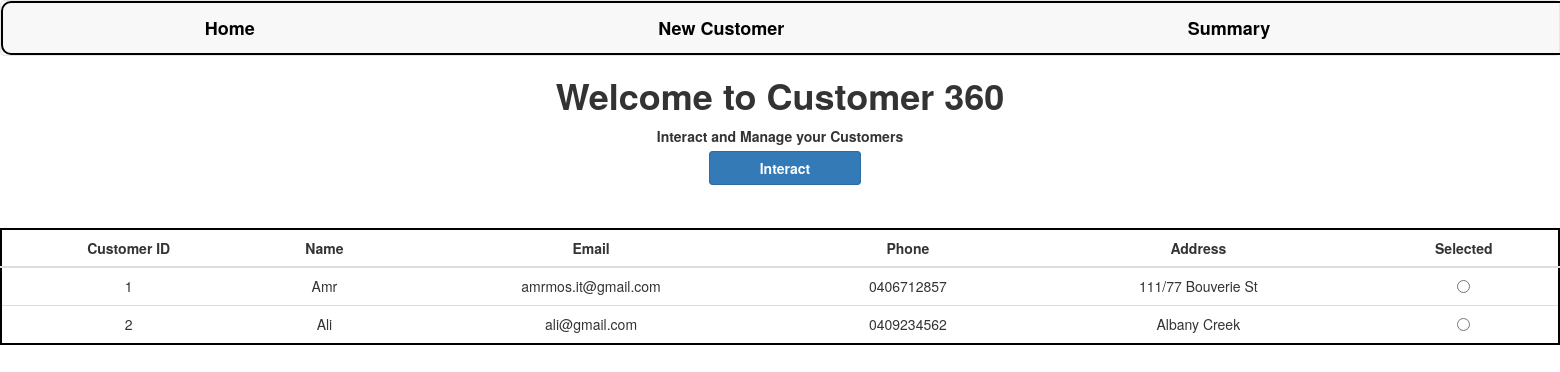
The page / on the database its author committed.
### customer360/models.py (models this page shows, shortened)
class Customer(models.Model):
    id = models.AutoField(primary_key = True)
    name = models.CharField(max_length=100)
    email = models.EmailField(max_length=100)
    phone = models.CharField(max_length=20)
    address = models.CharField(max_length=200)

### customer360/views.py (the view)
# urls.py: path('',views.index,name="index"),
def index(request):
    customers = Customer.objects.all()
    context = {"customers":customers}
    return render(request,"index.html",context=context)

### customer360/templates/index.html (shortened to what this page needs)
{% extends 'base.html' %}
{% load static %}
{% block content %}
<html>
    <head>
    </head>
    <body>
        <h1>Welcome to Customer 360</h1>
        <p>Interact and Manage your Customers</p>
        <a class="btn btn-primary" style="font-weight: bold; display: inline;" onclick="set_customer()">Interact</a>
        <table class="table">
            <thead>
                <tr>
                    <th>Customer ID</th>
                    <th>Name</th>
                    <th>Email</th>
                    <th>Phone</th>
                    <th>Address</th>
                    <th>Selected</th>
                </tr>
            </thead>
            <tbody>
                {% for customer in customers %}
                    <tr>
                        <td>{{customer.id}}</td>
                        <td>{{customer.name}}</td>
                        <td>{{customer.email}}</td>
                        <td>{{customer.phone}}</td>
                        <td>{{customer.address}}</td>
                        <td>
                            <input type="radio" name="selected_customers" value="{{ customer.id }}">
                        </td>
                    </tr>
                {% endfor %}
            </tbody>
        </table>
    </body>
</html>
{% endblock content %}

### customer360/templates/base.html (shortened to what this page needs)
{% load static %}
<!DOCTYPE html>
<html>
    <head>
        <link rel="stylesheet" href="https://maxcdn.bootstrapcdn.com/bootstrap/3.4.1/css/bootstrap.min.css">
        <link rel="stylesheet" href="{% static 'css/main.css' %}">
    </head>
    <body>
    <nav class="navbar navbar-default">
        <ul class="nav navbar-nav">
            <li>
                <a style="color:black;" href="/">Home</a>
            </li>
            <li>
                <a style="color:black;" href="/create">New Customer</a>
            </li>
            <li>
                <a style="color:black;" href="/summary">Summary</a>
            </li>
        </ul>
    </nav>
    {% block content %}
    {% endblock %}
    </body>
</html>

### static/css/main.css (style rules this page uses)
body { text-align: center; margin: auto; }
h1,p { font-weight: bold; }
table { margin: auto; border: 2px solid #000000; margin-top: 50px; border-radius: 15px; background-color: white; text-align: center; }
th { text-align: center; }
.nav { width: 200%; border: 2px solid black; border-radius: 10px; }
.nav li { margin-right: 6%; margin-left: 6%; font-size: large; font-weight: bold; }
.btn { display: flex; margin-top: 10px; margin-bottom: 10px; padding-left: 50px; padding-right: 50px; text-align: left; margin-left: 10px; }

### rows shown on the page
Customer: id "1", name "Amr", email "amrmos.it@gmail.com", phone "0406712857", address "111/77 Bouverie St"
Customer: id "2", name "Ali", email "ali@gmail.com", phone "0409234562", address "Albany Creek"
